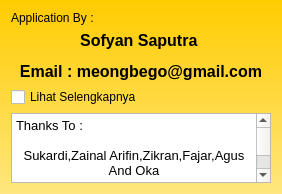
<?xml version="1.0" encoding="UTF-8"?>
<ui version="4.0">
 <class>AboutMe</class>
 <widget class="QDialog" name="AboutMe">
  <property name="geometry">
   <rect>
    <x>0</x>
    <y>0</y>
    <width>282</width>
    <height>186</height>
   </rect>
  </property>
  <property name="windowTitle">
   <string>Dialog</string>
  </property>
  <property name="windowIcon">
   <iconset resource="resource.qrc">
    <normaloff>:/icon/icon/about-icon.png</normaloff>:/icon/icon/about-icon.png</iconset>
  </property>
  <property name="styleSheet">
   <string notr="true">#AboutMe {
	background-color: qlineargradient(x1: 0, y1: 0, x2: 0, y2: 1,                                stop: 0 #ffcc00, stop: 1 #ffe680);

	color : white;
}
</string>
  </property>
  <layout class="QVBoxLayout" name="verticalLayout">
   <item>
    <widget class="QLabel" name="label">
     <property name="text">
      <string>Application By :</string>
     </property>
    </widget>
   </item>
   <item>
    <widget class="QLabel" name="label_2">
     <property name="text">
      <string>&lt;html&gt;&lt;head/&gt;&lt;body&gt;&lt;p align=&quot;center&quot;&gt;&lt;span style=&quot; font-size:12pt; font-weight:600;&quot;&gt;Sofyan Saputra &lt;/span&gt;&lt;/p&gt;&lt;p align=&quot;center&quot;&gt;&lt;span style=&quot; font-size:12pt; font-weight:600;&quot;&gt;Email : meongbego@gmail.com&lt;/span&gt;&lt;/p&gt;&lt;/body&gt;&lt;/html&gt;</string>
     </property>
    </widget>
   </item>
   <item>
    <spacer name="verticalSpacer">
     <property name="orientation">
      <enum>Qt::Vertical</enum>
     </property>
     <property name="sizeHint" stdset="0">
      <size>
       <width>20</width>
       <height>40</height>
      </size>
     </property>
    </spacer>
   </item>
   <item>
    <widget class="QCheckBox" name="checkBox">
     <property name="text">
      <string>Lihat Selengkapnya</string>
     </property>
     <property name="checkable">
      <bool>true</bool>
     </property>
    </widget>
   </item>
   <item>
    <widget class="QTextEdit" name="textEdit">
     <property name="html">
      <string>&lt;!DOCTYPE HTML PUBLIC &quot;-//W3C//DTD HTML 4.0//EN&quot; &quot;http://www.w3.org/TR/REC-html40/strict.dtd&quot;&gt;
&lt;html&gt;&lt;head&gt;&lt;meta name=&quot;qrichtext&quot; content=&quot;1&quot; /&gt;&lt;style type=&quot;text/css&quot;&gt;
p, li { white-space: pre-wrap; }
&lt;/style&gt;&lt;/head&gt;&lt;body style=&quot; font-family:'Sans Serif'; font-size:10pt; font-weight:400; font-style:normal;&quot;&gt;
&lt;p style=&quot; margin-top:0px; margin-bottom:0px; margin-left:0px; margin-right:0px; -qt-block-indent:0; text-indent:0px;&quot;&gt;Thanks To :&lt;/p&gt;
&lt;p style=&quot;-qt-paragraph-type:empty; margin-top:0px; margin-bottom:0px; margin-left:0px; margin-right:0px; -qt-block-indent:0; text-indent:0px;&quot;&gt;&lt;br /&gt;&lt;/p&gt;
&lt;p align=&quot;center&quot; style=&quot; margin-top:0px; margin-bottom:0px; margin-left:0px; margin-right:0px; -qt-block-indent:0; text-indent:0px;&quot;&gt;Sukardi,Zainal Arifin,Zikran,Fajar,Agus And Oka&lt;/p&gt;
&lt;p align=&quot;center&quot; style=&quot;-qt-paragraph-type:empty; margin-top:0px; margin-bottom:0px; margin-left:0px; margin-right:0px; -qt-block-indent:0; text-indent:0px;&quot;&gt;&lt;br /&gt;&lt;/p&gt;
&lt;p align=&quot;center&quot; style=&quot; margin-top:0px; margin-bottom:0px; margin-left:0px; margin-right:0px; -qt-block-indent:0; text-indent:0px;&quot;&gt;&lt;span style=&quot; font-weight:600;&quot;&gt;STMIK Adhi Guna Palu&lt;/span&gt;&lt;/p&gt;&lt;/body&gt;&lt;/html&gt;</string>
     </property>
    </widget>
   </item>
  </layout>
 </widget>
 <resources>
  <include location="resource.qrc"/>
 </resources>
 <connections/>
</ui>
